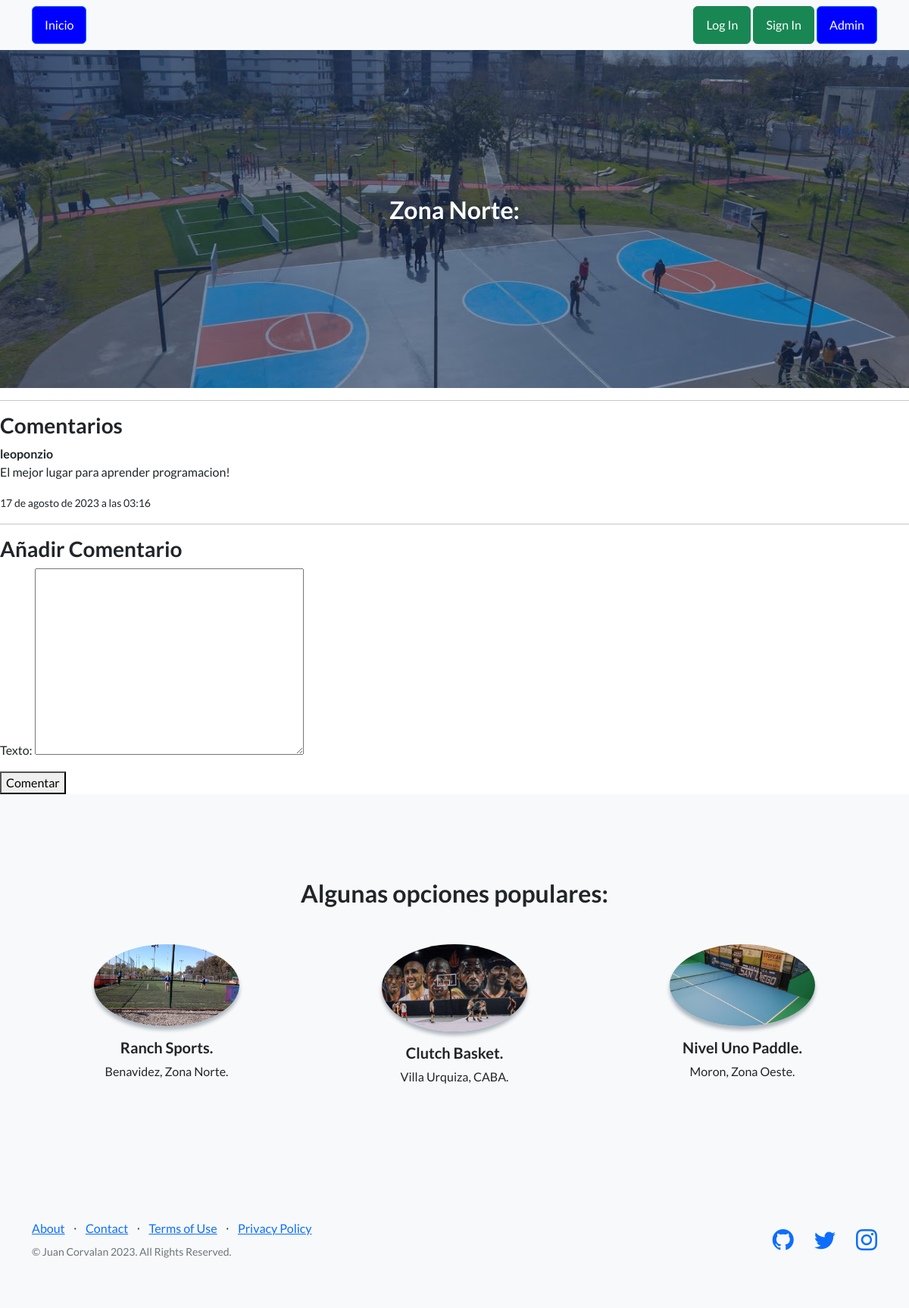
The page /aplicacion/comentariozn/10/ on the database its author committed.
### aplicacion/models.py (models this page shows, shortened)
class Comentario(models.Model):
    zona_norte = models.ForeignKey(ZonaNorte, on_delete=models.CASCADE, related_name='comentarios')
    texto = models.TextField()
    fecha = models.DateTimeField(auto_now_add=True)
    autor = models.ForeignKey(User, on_delete=models.CASCADE)

### aplicacion/views.py (the view)
# urls.py: path('comentariozn/<int:zona_norte_id>/', comentariozn, name="comentariozn"),
def comentariozn(request, zona_norte_id):
    zona_norte = ZonaNorte.objects.get(pk=zona_norte_id)
    if request.method == 'POST':
        form = ComentarioForm(request.POST)
        if form.is_valid():
            comentario = form.save(commit=False)
            comentario.zona_norte = zona_norte
            comentario.autor = request.user
            comentario.save()
            return redirect('detail_zonanorte', pk=zona_norte_id)
    else:
        form = ComentarioForm()
    comentarios = zona_norte.comentarios.all()
    return render(request, 'aplicacion/comentariozn.html', {'form': form, 'comentarios': comentarios, 'zona_norte': zona_norte})

### aplicacion/forms.py
class ComentarioForm(forms.ModelForm):
    class Meta:
        model = Comentario
        fields = ['texto']

### aplicacion/templates/aplicacion/comentariozn.html (shortened to what this page needs)
{% extends 'aplicacion/paginaprincipal.html' %}
{% load static %}
{% block cabecera %}
    Zona Norte:
{% endblock cabecera %}
{% block contenido %}
<h3>Comentarios</h3>
{% for comentario in comentarios %}
    <div>
        <strong>{{ comentario.autor.username }}</strong>
        <p>{{ comentario.texto }}</p>
        <small>{{ comentario.fecha }}</small>
    </div>
{% endfor %}
<hr>
<h3>Añadir Comentario</h3>
<form method="post">
    {{ form.as_p }}
    <button type="submit">Comentar</button>
</form>
{% endblock contenido %}

### rows shown on the page
Comentario: autor.username "leoponzio", texto "El mejor lugar para aprender programacion!", fecha "17 de agosto de 2023 a las 03:16"
